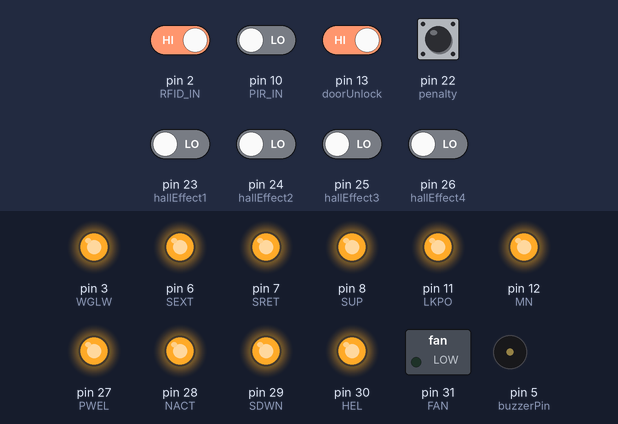
The sketch below on a simulated Arduino Mega 2560, built with avr-gcc and run on an emulated ATmega2560. On the bench: switched loads named in the sketch (green lamp = pin HIGH), output pins drawn as LEDs (lit = HIGH), buzzer (waves = sounding). Dashed ring = blinking. The inputs (shaded band) are chosen by the test bench; at power-on: pin 2 (RFID_IN), pin 13 (doorUnlock), pin 22 (penalty) HIGH, pin 10 (PIR_IN), pin 23 (hallEffect1), pin 24 (hallEffect2), pin 25 (hallEffect3), pin 26 (hallEffect4) LOW. Pins used as bus, display or sensor lines are not drawn.

Above: at 1.2 s.
1.3 s: pin 2 (RFID_IN) driven LOW
At 4.2 s:
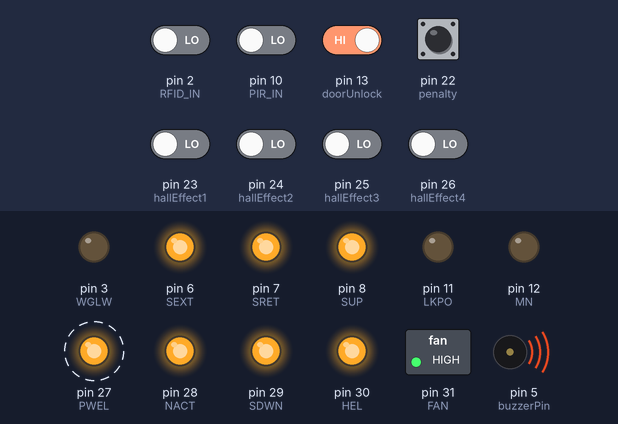
4.3 s: pin 25 (hallEffect3) driven HIGH
At 6.2 s:
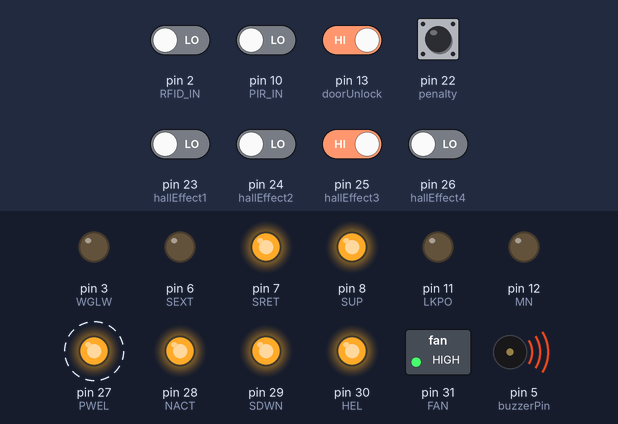
7.3 s: pin 24 (hallEffect2) driven HIGH
At 9.6 s:
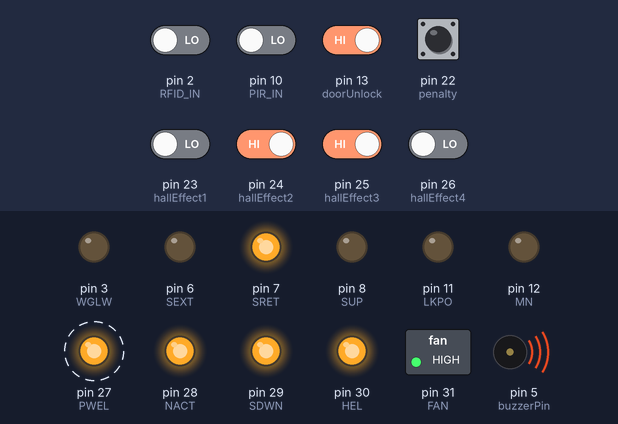
10.3 s: pin 10 (PIR_IN) driven HIGH
At 12.18 s:
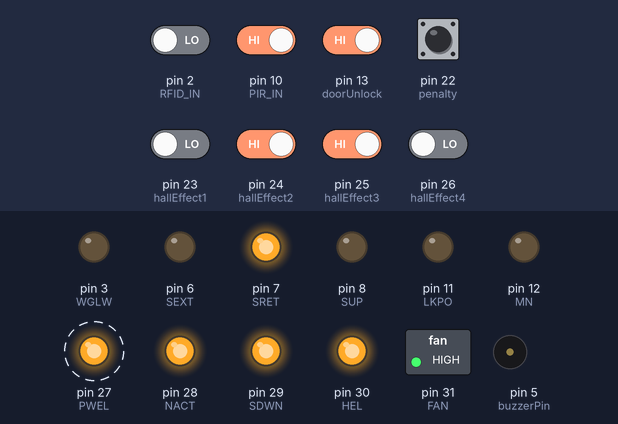
13.3 s: pin 10 (PIR_IN) driven LOW
At 15.3 s:
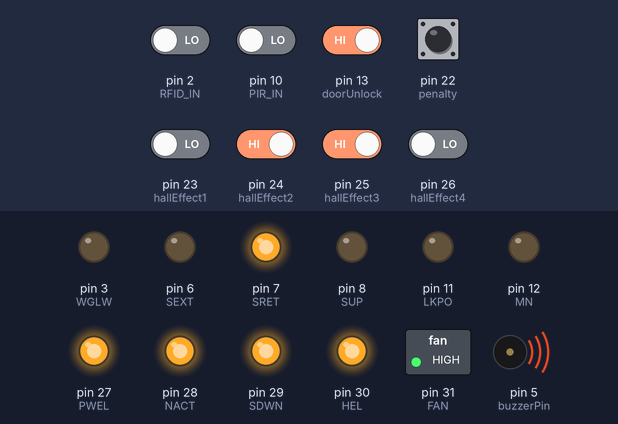
16.3 s: pin 2 (RFID_IN) driven HIGH
At 17.7 s:
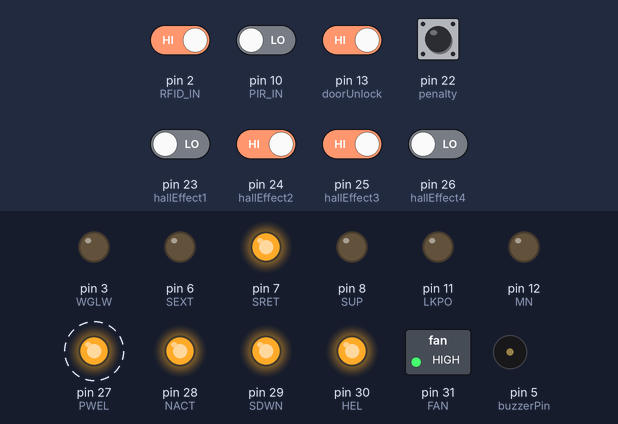
Timing chart, 0 to 18.8 s (numbered marks = the images above; inputs shaded):
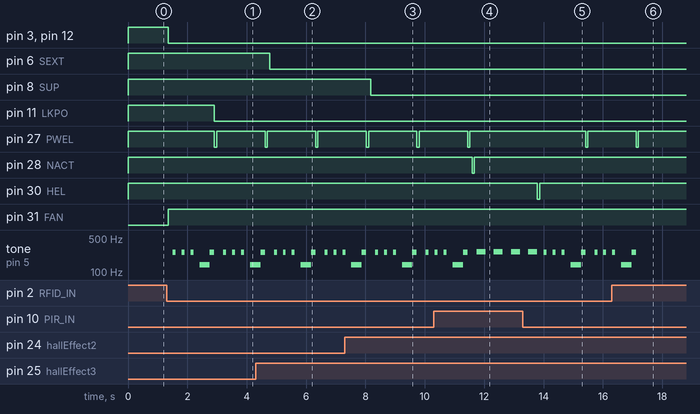

Measured:
- after the input at 1.3 s, pin 3 (WGLW): HIGH → LOW after 0.06 s; pin 11 (LKPO): HIGH → LOW after 1.6 s
- after the input at 4.3 s, pin 6 (SEXT): HIGH → LOW after 0.47 s
- after the input at 7.3 s, pin 8 (SUP): HIGH → LOW after 0.88 s
- after the input at 10.3 s, pin 28 (NACT): HIGH → LOW after 1.3 s, → HIGH 0.08 s later
- after the input at 13.3 s, pin 27 (PWEL): HIGH → LOW after 2.1 s, → HIGH 0.08 s later; pin 30 (HEL): HIGH → LOW after 0.49 s, → HIGH 0.08 s later
- after the input at 16.3 s, tone on pin 5 (buzzerPin): goes on until 17.1 s, then stays silent

The sketch:

PWRv2.ino
```cpp
// (licence header left out)
#define RFID_IN 2//RFID

#define WGLW 3//white drawer glow lighting
#define RSTR 4//red LEDs used only when Pulse method is called

#define buzzerPin 5//buzzer

//pneumatics
#define SEXT 6//extend drawer
#define SRET 7//retract drawer
#define SUP 8//raise cube
#define SDWN 9//lower cube

#define PIR_IN 10//PIR sensor

#define LKPO 11//turn LCD + Keypad Arduinos on

#define MN 12//main power for everything but PLC

//PLC signals to retract drawer
#define doorUnlock 13
#define penalty 22

#define hallEffect1 23//says that drawer is extended
#define hallEffect2 24//says that drawer is retracted
#define hallEffect3 25//says that cube is up
#define hallEffect4 26//says that cube is down

#define PWEL 27//play MP3 welcome message("Welcome . . . please follow the onscreen security procedures")
#define NACT 28//play MP3 no activity warning("No activity sensed . . . please return to panel")
#define SDWN 29//play MP3 shutting down message("System is shutting down")
#define HEL 30//play MP3 hello again message("Hello again . . . please continue the onscreen security procedures")

#define FAN 31//heating line fans

//relay values
#define RELAY_ON 0
#define RELAY_OFF 1

//default read values
int RFIDREAD1 = 0;
int RFIDREAD2 = 0;

int PIRREAD1 = 0;
int PIRREAD2 = 0;

int doorUnlockRead1 = 0;
int doorUnlockRead2 = 0;

int SEXTREAD1 = 0;
int SEXTREAD2 = 0;

int SRETREAD1 = 0;
int SRETREAD2 = 0;

int SUPREAD1 = 0;
int SUPREAD2 = 0;

int SDWNREAD1 = 0;
int SDWNREAD2 = 0;

int penaltyRead1 = 0;
int penaltyRead2 = 0;

int state = 0;//flag for PULSE method

void setup() {

  //inputs
  pinMode(RFID_IN, INPUT);
  pinMode(PIR_IN, INPUT);
  pinMode(doorUnlock, INPUT);
  pinMode(penalty, INPUT);
  pinMode(hallEffect1, INPUT);
  pinMode(hallEffect2, INPUT);
  pinMode(hallEffect3, INPUT);
  pinMode(hallEffect4, INPUT);

  //outputs
  pinMode(MN, OUTPUT);
  pinMode(LKPO, OUTPUT);

  pinMode(SEXT, OUTPUT);
  pinMode(SRET, OUTPUT);
  pinMode(SUP, OUTPUT);
  pinMode(SDWN, OUTPUT);

  pinMode(WGLW, OUTPUT);
  pinMode(RSTR, OUTPUT);

  pinMode(buzzerPin, OUTPUT);

  pinMode(PWEL, OUTPUT);
  pinMode(NACT, OUTPUT);
  pinMode(SDWN, OUTPUT);
  pinMode(HEL, OUTPUT);

  pinMode(FAN, OUTPUT);

  //default states
  digitalWrite(MN, RELAY_OFF);

  digitalWrite(SEXT, RELAY_OFF);
  digitalWrite(SRET, RELAY_OFF);
  digitalWrite(SUP, RELAY_OFF);
  digitalWrite(SDWN, RELAY_OFF);

  digitalWrite(WGLW, RELAY_OFF);
  digitalWrite(RSTR, RELAY_OFF);

  digitalWrite(buzzerPin, RELAY_OFF);
  digitalWrite(LKPO, RELAY_OFF);

  digitalWrite(PWEL, RELAY_OFF);
  digitalWrite(NACT, RELAY_OFF);
  digitalWrite(SDWN, RELAY_OFF);
  digitalWrite(HEL, RELAY_OFF);

  digitalWrite(FAN, RELAY_ON);

  Serial.begin(9600);//start serial

  }

void(* resetFunc) (void) = 0;//declare reset function @ address 0

void loop() {

  READ();//constantly scan for input state changes
  RFID();//constantly run main method

}

void RFID() {

  if(SEXTREAD1 == SEXTREAD2 && SEXTREAD1 == 0 && SRETREAD1 == SRETREAD2 && SRETREAD1 == 1) {

    PIR();//if solenoid is extended scan for humans

  }

  else {

    //do nothing

  }

  if(RFIDREAD1 == RFIDREAD2 && RFIDREAD1 == 0) {

    //if an RFID card is scanned extend drawer and startup system
    EXTEND();
    delay(150);
    STARTUP();

  }

  else {

    //do nothing

  }

  if(doorUnlockRead1 == doorUnlockRead2 && doorUnlockRead1 == 0 || penaltyRead1 == penaltyRead2 && penaltyRead1 == 0) {

    //if either PLC activates Penalty(security step is wrong) or the door is unlocked retract the panel
    RETRACT();

  }

  else {

    //do nothing

  }

}

void PIR() {//scan for humans

  if(PIRREAD1 == PIRREAD2 && PIRREAD1 == 1) {//if there is no human

    //play message
    digitalWrite(NACT, RELAY_ON);
    delay(75);
    digitalWrite(NACT, RELAY_OFF);

    PULSE();//beep in an annoying fashion

    if(state == 1) {

      return;//end whole method

      state = 0;

    }

    if(PIRREAD1 == PIRREAD2 && PIRREAD1 == 1) {//if there is still no human

      //retract drawer and go to sleep
      RETRACT();

    }

    else {

      //do nothing

    }

  }

  else {

    //do nothing

  }

}

void PULSE() {

   for(int i=0;i<11;i++) {//beep 10 times along with pulsing red LED's

    READ();//keep on reading

    tone(buzzerPin, 262);
    digitalWrite(RSTR, RELAY_ON);
    delay(300);
    digitalWrite(RSTR, RELAY_OFF);
    noTone(buzzerPin);

    if(PIRREAD1 == PIRREAD2 && PIRREAD1 == 0) {//each time scan again for human - of there is one play message and exit loop

      digitalWrite(HEL, RELAY_ON);
      delay(75);
      digitalWrite(HEL, RELAY_OFF);

      break;//end for

      state = 1;//set flag

    }

    else {

      //do nothing

    }

    delay(200);

  }

}

void STARTUP() {//beep and then turn on glow LED's, turn on LCD + Keypad Arduino, play message

  tone(buzzerPin, 255);
  delay(100);
  noTone(buzzerPin);

  delay(200);

  tone(buzzerPin, 255);
  delay(100);
  noTone(buzzerPin);

  delay(200);

  tone(buzzerPin, 255);

  delay(100);
  noTone(buzzerPin);

  delay(200);

  tone(buzzerPin, 140);
  delay(350);
  tone(buzzerPin, 255);
  delay(150);
  noTone(buzzerPin);

  digitalWrite(LKPO, RELAY_ON);

  digitalWrite(PWEL, RELAY_ON);
  delay(75);
  digitalWrite(PWEL, RELAY_OFF);

  }

  void RETRACT() {//retract drawer lock door shut everything off and reset

    //blink red
      digitalWrite(RSTR, RELAY_ON);
      delay(250);
      digitalWrite(RSTR, RELAY_OFF);
      delay(250);

      digitalWrite(RSTR, RELAY_ON);
      delay(250);
      digitalWrite(RSTR, RELAY_OFF);
      delay(250);

    //play message
      digitalWrite(SDWN, RELAY_ON);
      delay(75);
      digitalWrite(SDWN, RELAY_OFF);

      digitalWrite(SDWN, RELAY_ON);
      digitalWrite(SUP, RELAY_OFF);

      if( SUPREAD1 == SUPREAD2 && SUPREAD1 == 1 && SDWNREAD1 == SDWNREAD2 && SDWNREAD1 == 0) {//if cube is lowered retract drawer

      digitalWrite(SEXT, RELAY_OFF);
      digitalWrite(SRET, RELAY_ON);

    }

    delay(1000);


    digitalWrite(RSTR, RELAY_OFF);
    digitalWrite(WGLW, RELAY_OFF);

    digitalWrite(buzzerPin, RELAY_OFF);
    digitalWrite(LKPO, RELAY_OFF);
    digitalWrite(PWEL, RELAY_OFF);

    digitalWrite(MN, RELAY_OFF);

    resetFunc();//call reset function

  }

  void EXTEND() {//unlock door and extend drawer

    digitalWrite(FAN, RELAY_OFF);

    digitalWrite(MN, RELAY_ON);

    digitalWrite(WGLW, RELAY_ON);

    if(SUPREAD1 == SUPREAD2 && SUPREAD1 == 1 && SDWNREAD1 == SDWNREAD2 && SDWNREAD1 == 0){//if cube is down extend drawer

      digitalWrite(SEXT, RELAY_ON);
      digitalWrite(SRET, RELAY_OFF);

      if(SEXTREAD1 == SEXTREAD2 && SEXTREAD1 == 0 && SRETREAD1 == SRETREAD2 && SRETREAD1 == 1) {//if drawer is extended raise cube

      digitalWrite(SDWN, RELAY_OFF);
      digitalWrite(SUP, RELAY_ON);

    }

    }

 }

 //all read functions
 void READ() {

  SEXTREAD1 = digitalRead(hallEffect1);
  delay(10);
  SEXTREAD2 = digitalRead(hallEffect1);

  SRETREAD1 = digitalRead(hallEffect2);
  delay(10);
  SRETREAD2 = digitalRead(hallEffect2);

  SUPREAD1 = digitalRead(hallEffect3);
  delay(10);
  SUPREAD2 = digitalRead(hallEffect3);

  SDWNREAD1 = digitalRead(hallEffect4);
  delay(10);
  SDWNREAD2 = digitalRead(hallEffect4);

  PIRREAD1 = digitalRead(PIR_IN);
  delay(10);
  PIRREAD2 = digitalRead(PIR_IN);

  doorUnlockRead1 = digitalRead(doorUnlock);
  delay(10);
  doorUnlockRead2 = digitalRead(doorUnlock);

  penaltyRead1 = digitalRead(penalty);
  delay(10);
  penaltyRead2 = digitalRead(penalty);

  RFIDREAD1 = digitalRead(RFID_IN);
  delay(10);
  RFIDREAD2 = digitalRead(RFID_IN);

 }
```
